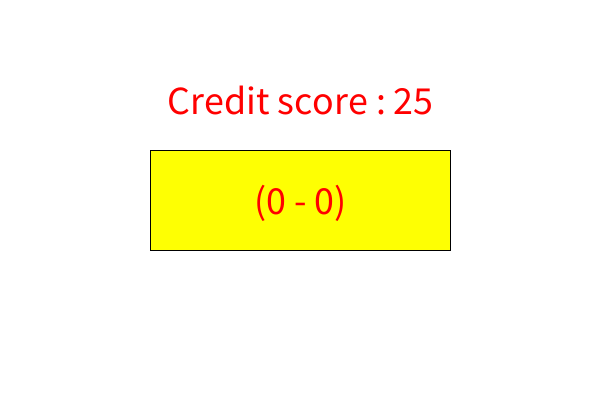
Frame 1 (no input)
Frame 60 (the mouse pressed at the canvas centre just before this capture): identical to frame 1, image omitted
Frame 120 (the mouse held since frame 60 and released just before this capture): identical to frame 1, image omitted

The Processing sketch that drew this single still picture (run headless with seeded random() and noise(); from frame 60 on, the mouse is pressed at the canvas centre):

// Processing sketch: opgave_3_8
// ── opgave_3_8.pde
int mousex;
int mousey;
int credits;
int dubbelEven;

void setup(){
  size (600,400);
  credits = 25;
  dubbelEven = 0;
};

void draw (){
  background();
  rechthoek();
  text();
  creditDisplay();
};

void background(){
  background(255);
};

void rechthoek(){
  rectMode(CENTER);
  fill(#FEFF03);
  rect(width/2,height/2,width/2,height/4);
};

void text(){  
  fill(255,0,0);
  textSize(height/10);
  textAlign(CENTER, CENTER);
  text("(" + mousex +" - " + mousey+ ")",width/2,height/2);
};

void mouseClicked(){
     mousex = mouseX;
     mousey = mouseY;
     mouseClickChecker();
     creditChecker();
     dubbelEvenChecker();
};

void creditDisplay(){
  text ("Credit score : " + credits,width/2,height/4);
};

void mouseClickChecker(){
  if (mouseY == pmouseY && mouseX == pmouseX && dubbelEven > 0){
  } else if (mouseY%2==0 && mouseX%2==0){
    if (dubbelEven == 0){
    credits ++;
    } else if (dubbelEven == 2){
      credits += 2;
    } else if (dubbelEven == 3){
      credits += 3;
    } else if (dubbelEven == 4){
      credits += 5;
    } else if (dubbelEven >= 5){
      credits += 10;
    } 
  }
  else if (mouseY%2==0 || mouseX%2==00){
  }
  else {
    credits --;
  }
};

void creditChecker(){
  if (credits == 0){
    credits = 25;
  }
};

void dubbelEvenChecker(){
  if (mouseY%2==0 && mouseX%2==0){
    dubbelEven ++ ;
  }
  else {
    dubbelEven = 0;
  }
};
